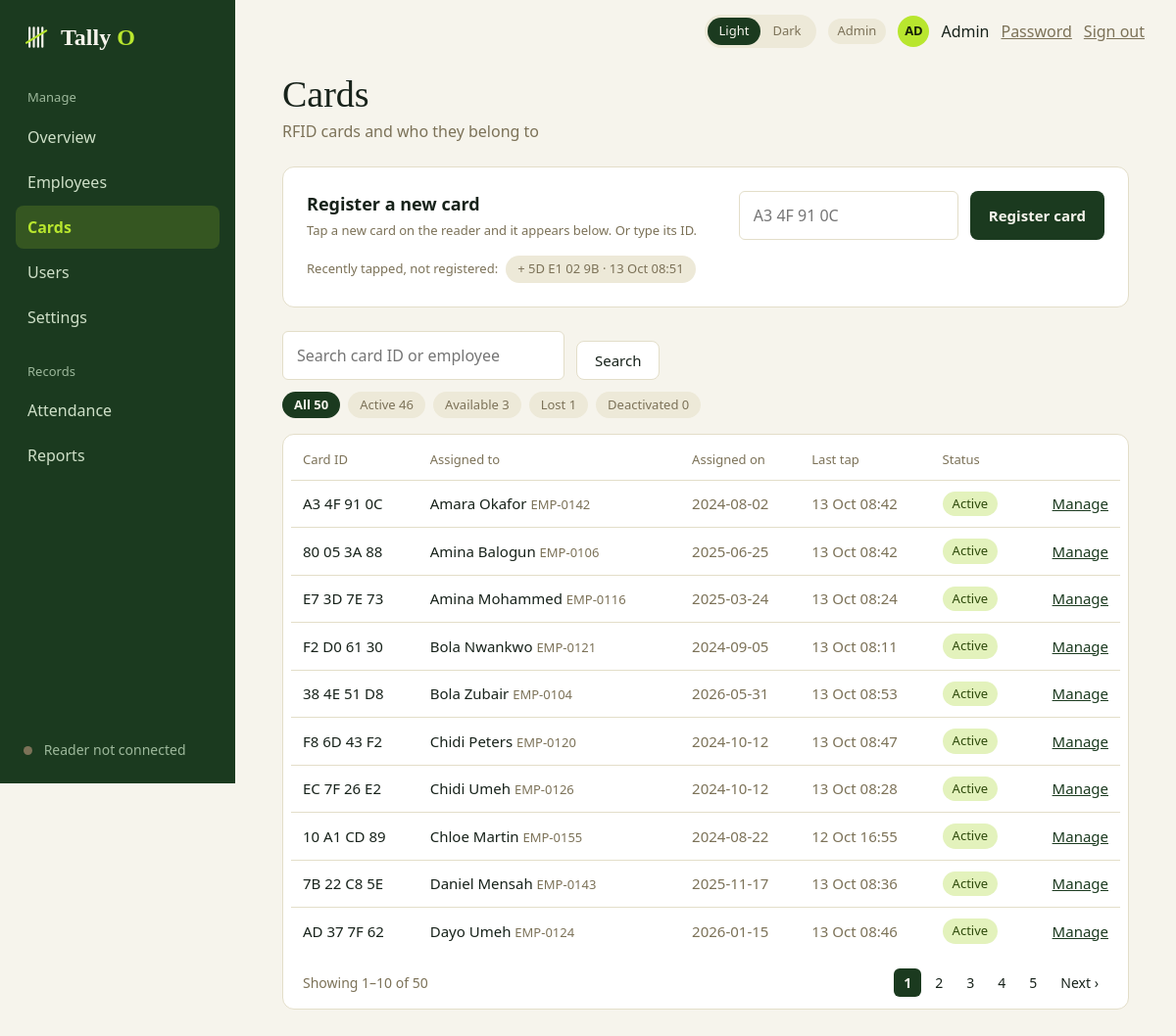
The app's page /admin/cards (signed in), older data.
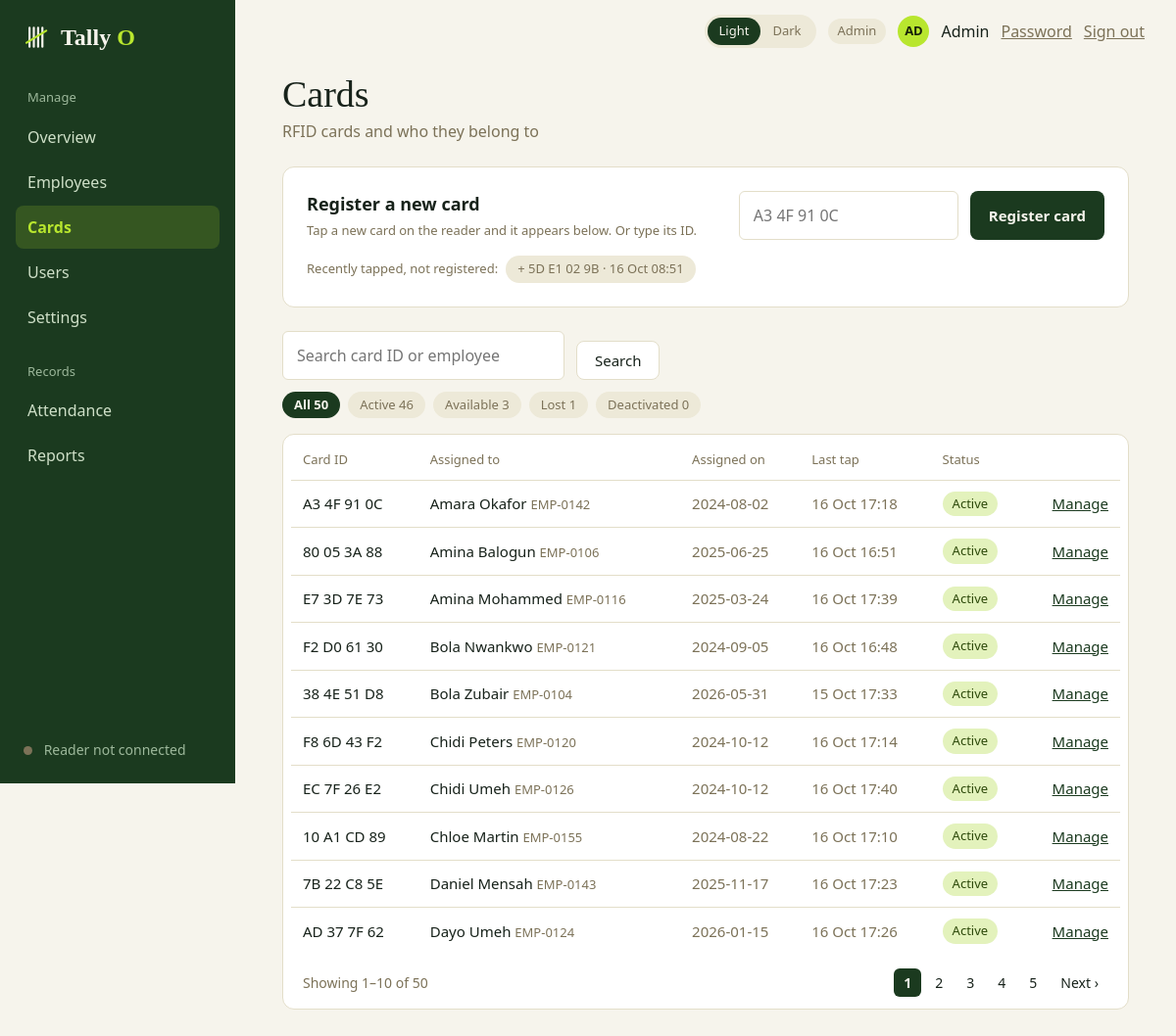
The same page, newer data.
### tables this page shows
CREATE TABLE cards (
    id          INTEGER PRIMARY KEY,
    uid         TEXT NOT NULL UNIQUE,                   -- normalised: 'A3 4F 91 0C'
    employee_id INTEGER REFERENCES employees(id),
    status      TEXT NOT NULL DEFAULT 'available'
                CHECK (status IN ('available', 'active', 'lost', 'deactivated')),
    assigned_on TEXT,
    created_at  TEXT NOT NULL DEFAULT (datetime('now', 'localtime')),
    CHECK (status <> 'active'    OR employee_id IS NOT NULL),
    CHECK (status <> 'available' OR employee_id IS NULL)
);

CREATE TABLE employees (
    id            INTEGER PRIMARY KEY,
    employee_code TEXT    NOT NULL UNIQUE,              -- e.g. EMP-0142
    full_name     TEXT    NOT NULL,
    department    TEXT    NOT NULL,
    email         TEXT,
    joined_on     TEXT    NOT NULL,
    is_active     INTEGER NOT NULL DEFAULT 1 CHECK (is_active IN (0, 1))
);

### admin.py (the view)
@bp.route("/cards")
@admin_only
def cards():
    q = request.args.get("q", "").strip()[:60]
    status = request.args.get("status", "")
    if status not in queries.CARD_STATUSES:
        status = ""
    conn = db.get_db()
    return render_template(
        "admin_cards.html", result=queries.list_cards(conn, q, status, request.args.get("page", 1, type=int)),
        counts=queries.card_counts(conn), recent=card_service.recent_unregistered(conn),
        q=q, status=status, keep={"q": q or None, "status": status or None},
        today=date.today().isoformat(), **shell_context("Cards"))

### app.py (called while the page is built)
@app.context_processor
def inject_globals():
    return {"APP_NAME": APP_NAME, "APP_TAGLINE": APP_TAGLINE,
            "csrf_token": auth.csrf_token, "safe_url": safe_url,
            "reader": reader.status()}

@app.after_request
def no_store_when_signed_in(response):
    if "user" in session and request.endpoint != "static":
        response.headers["Cache-Control"] = "no-store"
    return response

### auth.py (called while the page is built)
def csrf_token():
    if "csrf" not in session:
        session["csrf"] = secrets.token_hex(16)
    return session["csrf"]

def login_required(view):
    @wraps(view)
    def wrapped(*args, **kwargs):
        user = session.get("user")
        if not user:
            return redirect(url_for("auth.login"))
        row = get_db().execute("SELECT is_active, must_change_password FROM users WHERE id = ?",
                               (user["id"],)).fetchone()
        if row is None or not row["is_active"]:       # deactivated since they signed in
            session.clear()
            return redirect(url_for("auth.login"))
        if row["must_change_password"] and request.endpoint not in ("account.password", "auth.logout"):
            return redirect(url_for("account.password"))
        return view(*args, **kwargs)
    return wrapped

def role_required(*roles):
    def decorator(view):
        @wraps(view)
        @login_required
        def wrapped(*args, **kwargs):
            if session["user"]["role"] not in roles:
                abort(403)
            return view(*args, **kwargs)
        return wrapped
    return decorator

### card_service.py (called while the page is built)
def recent_unregistered(db, limit=5):
    return db.execute("""
        SELECT card_uid, MAX(tapped_at) AS last_tap, COUNT(*) AS taps
        FROM tap_log
        WHERE result = 'unregistered' AND card_uid NOT IN (SELECT uid FROM cards)
        GROUP BY card_uid ORDER BY last_tap DESC LIMIT ?""", (limit,)).fetchall()

### db.py (called while the page is built)
def connect(path=DEFAULT_DB):
    Path(path).parent.mkdir(parents=True, exist_ok=True)
    conn = sqlite3.connect(str(path), isolation_level=None, timeout=10)  # we run transactions ourselves
    conn.row_factory = sqlite3.Row            # rows behave like dicts: row["name"]
    conn.execute("PRAGMA foreign_keys = ON")  # SQLite ignores foreign keys unless asked
    conn.execute("PRAGMA journal_mode = WAL") # readers don't block the writer
    return conn

def get_db():
    if "db" not in g:
        g.db = connect(current_app.config["DATABASE"])
    return g.db

### templates/admin_cards.html (shortened to what this page needs)
{% extends "app_shell.html" %}
{% block content %}
  <h1 class="page-title">Cards</h1>
  <p class="muted mt-1">RFID cards and who they belong to</p>
  <section class="card card-pad mt-5">
    <div class="register">
      <div>
        <h2 class="section-title">Register a new card</h2>
        <p class="muted small mt-1">Tap a new card on the reader and it appears below. Or type its ID.</p>
      </div>
      <form class="register-form" method="post" action="{{ url_for('admin.card_register') }}">
        <input class="input" type="text" name="uid" placeholder="A3 4F 91 0C" autocomplete="off"
               spellcheck="false" aria-label="Card ID" required>
        <button class="btn" type="submit">Register card</button>
      </form>
    </div>
    {% if recent %}
      <div class="recent-list">
        <span class="muted small">Recently tapped, not registered:</span>
        {% for r in recent %}
          <form class="inline-form" method="post" action="{{ url_for('admin.card_register') }}">
            <button class="chip chip-button" type="submit" title="Register this card">+ {{ r.card_uid }} · {{ r.last_tap | when(today) }}</button>
          </form>
        {% endfor %}
      </div>
    {% endif %}
  </section>
  <form class="toolbar mt-5" method="get" action="{{ url_for('admin.cards') }}">
    <input class="input toolbar-search" type="search" name="q" value="{{ q }}"
           placeholder="Search card ID or employee" aria-label="Search cards">
    <button class="btn btn-secondary" type="submit">Search</button>
  </form>
  <div class="chips">
    <a class="chip" href="{{ url_for('admin.cards', q=q or None) }}" {% if not status %}aria-current="true"{% endif %}>All {{ counts.all }}</a>
    {% for key, label in (('active', 'Active'), ('available', 'Available'), ('lost', 'Lost'), ('deactivated', 'Deactivated')) %}
      <a class="chip" href="{{ url_for('admin.cards', q=q or None, status=key) }}" {% if status == key %}aria-current="true"{% endif %}>{{ label }} {{ counts[key] }}</a>
    {% endfor %}
  </div>
  <div class="card table-card mt-4">
    <table class="table">
      <thead><tr><th>Card ID</th><th>Assigned to</th><th>Assigned on</th><th>Last tap</th><th>Status</th><th></th></tr></thead>
      <tbody>
        {% for c in result.rows %}
          <tr>
            <td>{{ c.uid }}</td>
            <td>{% if c.owner %}{{ c.owner }} <span class="muted small">{{ c.owner_code }}</span>{% else %}<span class="muted">Unassigned</span>{% endif %}</td>
            <td class="muted">{{ c.assigned_on or '–' }}</td>
            <td class="muted">{{ c.last_tap | when(today) if c.last_tap else '–' }}</td>
            <td>
              {% if c.status == 'active' %}<span class="pill pill-ok">Active</span>
              {% elif c.status == 'lost' %}<span class="pill pill-bad">Lost</span>
              {% else %}<span class="pill">{{ c.status | capitalize }}</span>{% endif %}
            </td>
            <td class="right">
              {% if c.status == 'available' %}<a href="{{ url_for('admin.card_assign', card_id=c.id) }}">Assign</a>
              {% elif c.owner_id %}<a href="{{ url_for('admin.employee_card', employee_id=c.owner_id) }}">Manage</a>{% endif %}
            </td>
          </tr>
        {% else %}
          <tr><td colspan="6" class="empty-cell">No cards match your search.</td></tr>
        {% endfor %}
      </tbody>
    </table>
    {% if result.total %}
      <div class="pager">
        <span class="muted">Showing {{ result.first }}–{{ result.last }} of {{ result.total }}</span>
        {% if result.pages > 1 %}
          <nav aria-label="Pages">
            {% for n in result.numbers %}
              {% if n is none %}<span class="page muted">…</span>
              {% elif n == result.page %}<a href="#" aria-current="page">{{ n }}</a>
              {% else %}<a href="{{ url_for('admin.cards', page=n, **keep) }}">{{ n }}</a>{% endif %}
            {% endfor %}
            {% if result.page < result.pages %}<a href="{{ url_for('admin.cards', page=result.page + 1, **keep) }}">Next ›</a>{% endif %}
          </nav>
        {% endif %}
      </div>
    {% endif %}
  </div>
{% endblock %}

### templates/app_shell.html (shortened to what this page needs)
{% extends "base.html" %}
{% block head %}
  <link rel="stylesheet" href="{{ url_for('static', filename='css/dashboard.css') }}">
{% endblock %}
{% block body %}
<div class="shell">
  <aside class="sidebar">
    <a class="sidebar-brand" href="{{ url_for('home') }}">
      {% include "partials/logo.html" %}
    </a>
    <nav aria-label="Main menu">
      {% for group in nav %}
        <div class="nav-label">{{ group.label }}</div>
        {% for link in group.links %}
          <a class="nav-link" href="{{ link.href }}"
             {% if link.name == active %}aria-current="page"{% endif %}>{{ link.name }}</a>
        {% endfor %}
      {% endfor %}
    </nav>
    <div class="sidebar-footer">
      {% block sidebar_footer %}<span class="dot{{ '' if reader.connected else ' dot-off' }}"></span> {{ reader.label }}{% endblock %}
    </div>
  </aside>
  <div class="main">
    <header class="topbar">
      {% include "partials/theme_toggle.html" %}
      <span class="pill">{{ role_label }}</span>
      <span class="avatar avatar-accent">{{ user_initials }}</span>
      <span>{{ user_name }}</span>
      <a class="muted" href="{{ safe_url('account.password') }}">Password</a>
      <form class="inline-form" method="post" action="{{ url_for('auth.logout') }}">
        <button class="link-button muted" type="submit">Sign out</button>
      </form>
    </header>
    <main class="content">
      {% block content %}{% endblock %}
    </main>
  </div>
</div>
{% endblock %}

### templates/base.html (shortened to what this page needs)
<!DOCTYPE html>
<html lang="en" data-theme="light">
<head>
  <link rel="stylesheet" href="{{ url_for('static', filename='css/base.css') }}">
  {% block head %}{% endblock %}
</head>
<body class="{% block body_class %}{% endblock %}">
  {% block body %}{% endblock %}
</body>
</html>

### templates/partials/logo.html
<span class="brand">
    <svg class="brand-mark" viewBox="0 0 64 64" fill="none" stroke="currentColor" stroke-width="5" stroke-linecap="round" aria-hidden="true">
        <path d="M14 10V54M24 10V54M34 10V54M44 10V54"/>
        <path class="brand-slash" d="M7 45L53 17"/>
    </svg>
    <span class="brand-name">{{ APP_NAME[:-1] }}
        <span>{{ APP_NAME[-1]|upper }}</span>
    </span>
</span>

### templates/partials/theme_toggle.html
<div class="theme-toggle" role="group" aria-label="Colour theme">
    <button type="button" data-theme-option="light" aria-pressed="false">Light</button>
    <button type="button" data-theme-option="dark" aria-pressed="false">Dark</button>
</div>

### static/css/dashboard.css (style rules this page uses)
.mt-5 { margin-top: var(--space-5); }
.small { font-size: 0.8125rem; }
.right { text-align: right; }
.toolbar { display: flex; flex-wrap: wrap; align-items: center; gap: var(--space-3); }
.toolbar-search { width: 18rem; max-width: 100%; }
.chips { display: flex; flex-wrap: wrap; gap: var(--space-2); margin-top: var(--space-3); }
.chip { padding: 0.25rem 0.75rem; border-radius: var(--radius-pill); background: var(--soft); color: var(--muted); font-size: 0.8125rem; text-decoration: none; }
.chip[aria-current="true"] { background: var(--primary); color: var(--on-primary); font-weight: 700; }
.pager { display: flex; align-items: center; justify-content: space-between; flex-wrap: wrap; gap: var(--space-3); padding: 0.875rem 0.75rem 0.25rem; font-size: 0.875rem; }
.pager nav { display: flex; gap: var(--space-1); }
.pager nav a, .pager .page { padding: 0.25rem 0.625rem; border-radius: var(--radius-sm); color: var(--text); text-decoration: none; }
.pager nav a[aria-current="page"] { background: var(--primary); color: var(--on-primary); font-weight: 700; }
.register { display: flex; flex-wrap: wrap; align-items: center; justify-content: space-between; gap: var(--space-5); }
.register-form { display: flex; flex-wrap: wrap; gap: var(--space-3); }
.register-form .input { width: 14rem; max-width: 100%; }
.recent-list { display: flex; flex-wrap: wrap; align-items: center; gap: var(--space-2); margin-top: var(--space-4); }
.chip-button { border: 0; font: inherit; font-size: 0.8125rem; cursor: pointer; }
.dot-off { background: var(--sidebar-muted); }
.dot-off { background: var(--muted); }
.toolbar { align-items: flex-end; }
:root, html[data-theme="light"] { --chart-ok: #7DB82A; --chart-low: #E2A52B; }

Row changes from the older to the newer data that the page shows:
changed cards "Amara Okafor": last_tap|when "13 Oct 08:42" → "16 Oct 17:18"
changed cards "Amina Balogun": last_tap|when "13 Oct 08:42" → "16 Oct 16:51"
changed cards "Amina Mohammed": last_tap|when "13 Oct 08:24" → "16 Oct 17:39"
changed cards "Bola Nwankwo": last_tap|when "13 Oct 08:11" → "16 Oct 16:48"
changed cards "Bola Zubair": last_tap|when "13 Oct 08:53" → "15 Oct 17:33"
changed cards "Chidi Peters": last_tap|when "13 Oct 08:47" → "16 Oct 17:14"
changed cards "EC 7F 26 E2": last_tap|when "13 Oct 08:28" → "16 Oct 17:40"
changed cards "10 A1 CD 89": last_tap|when "12 Oct 16:55" → "16 Oct 17:10"
changed cards "Daniel Mensah": last_tap|when "13 Oct 08:36" → "16 Oct 17:23"
changed cards "AD 37 7F 62": last_tap|when "13 Oct 08:46" → "16 Oct 17:26"
Text that changed along with them:
new list line: "+ 5D E1 02 9B · 16 Oct 08:51"
list line gone: "+ 5D E1 02 9B · 13 Oct 08:51"
